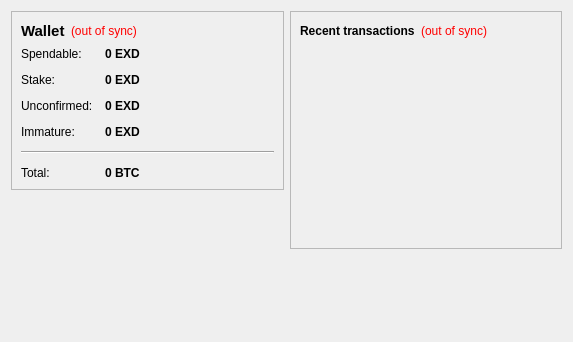
<?xml version="1.0" encoding="UTF-8"?>
<ui version="4.0">
 <class>OverviewPage</class>
 <widget class="QWidget" name="OverviewPage">
  <property name="geometry">
   <rect>
    <x>0</x>
    <y>0</y>
    <width>573</width>
    <height>342</height>
   </rect>
  </property>
  <property name="windowTitle">
   <string>Form</string>
  </property>
  <layout class="QHBoxLayout" name="horizontalLayout" stretch="1,1">
   <item>
    <layout class="QVBoxLayout" name="verticalLayout_2">
     <item>
      <widget class="QFrame" name="frame">
       <property name="frameShape">
        <enum>QFrame::StyledPanel</enum>
       </property>
       <property name="frameShadow">
        <enum>QFrame::Raised</enum>
       </property>
       <layout class="QVBoxLayout" name="verticalLayout_4">
        <item>
         <layout class="QHBoxLayout" name="horizontalLayout_4">
          <item>
           <widget class="QLabel" name="label_5">
            <property name="font">
             <font>
              <pointsize>11</pointsize>
              <weight>75</weight>
              <bold>true</bold>
             </font>
            </property>
            <property name="text">
             <string>Wallet</string>
            </property>
           </widget>
          </item>
          <item>
           <widget class="QLabel" name="labelWalletStatus">
            <property name="toolTip">
             <string>The displayed information may be out of date. Your wallet automatically synchronizes with the exindex network after a connection is established, but this process has not completed yet.</string>
            </property>
            <property name="styleSheet">
             <string notr="true">QLabel { color: red; }</string>
            </property>
            <property name="text">
             <string notr="true">(out of sync)</string>
            </property>
            <property name="alignment">
             <set>Qt::AlignLeading|Qt::AlignLeft|Qt::AlignVCenter</set>
            </property>
           </widget>
          </item>
          <item>
           <spacer name="horizontalSpacer_2">
            <property name="orientation">
             <enum>Qt::Horizontal</enum>
            </property>
            <property name="sizeHint" stdset="0">
             <size>
              <width>40</width>
              <height>20</height>
             </size>
            </property>
           </spacer>
          </item>
         </layout>
        </item>
        <item>
         <layout class="QFormLayout" name="formLayout_2">
          <property name="fieldGrowthPolicy">
           <enum>QFormLayout::AllNonFixedFieldsGrow</enum>
          </property>
          <property name="horizontalSpacing">
           <number>12</number>
          </property>
          <property name="verticalSpacing">
           <number>12</number>
          </property>
          <item row="0" column="0">
           <widget class="QLabel" name="label">
            <property name="text">
             <string>Spendable:</string>
            </property>
           </widget>
          </item>
          <item row="0" column="1">
           <widget class="QLabel" name="labelBalance">
            <property name="font">
             <font>
              <weight>75</weight>
              <bold>true</bold>
             </font>
            </property>
            <property name="cursor">
             <cursorShape>IBeamCursor</cursorShape>
            </property>
            <property name="toolTip">
             <string>Your current spendable balance</string>
            </property>
            <property name="text">
             <string notr="true">0 EXD</string>
            </property>
            <property name="textInteractionFlags">
             <set>Qt::LinksAccessibleByMouse|Qt::TextSelectableByKeyboard|Qt::TextSelectableByMouse</set>
            </property>
           </widget>
          </item>
          <item row="1" column="0">
           <widget class="QLabel" name="label_6">
            <property name="text">
             <string>Stake:</string>
            </property>
           </widget>
          </item>
          <item row="1" column="1">
           <widget class="QLabel" name="labelStake">
            <property name="font">
             <font>
              <weight>75</weight>
              <bold>true</bold>
             </font>
            </property>
            <property name="cursor">
             <cursorShape>IBeamCursor</cursorShape>
            </property>
            <property name="toolTip">
             <string>Total of coins that was staked, and do not yet count toward the current balance</string>
            </property>
            <property name="text">
             <string notr="true">0 EXD</string>
            </property>
            <property name="textInteractionFlags">
             <set>Qt::LinksAccessibleByMouse|Qt::TextSelectableByKeyboard|Qt::TextSelectableByMouse</set>
            </property>
           </widget>
          </item>
          <item row="2" column="0">
           <widget class="QLabel" name="label_3">
            <property name="text">
             <string>Unconfirmed:</string>
            </property>
           </widget>
          </item>
          <item row="2" column="1">
           <widget class="QLabel" name="labelUnconfirmed">
            <property name="font">
             <font>
              <weight>75</weight>
              <bold>true</bold>
             </font>
            </property>
            <property name="cursor">
             <cursorShape>IBeamCursor</cursorShape>
            </property>
            <property name="toolTip">
             <string>Total of transactions that have yet to be confirmed, and do not yet count toward the current balance</string>
            </property>
            <property name="text">
             <string notr="true">0 EXD</string>
            </property>
            <property name="textInteractionFlags">
             <set>Qt::LinksAccessibleByMouse|Qt::TextSelectableByKeyboard|Qt::TextSelectableByMouse</set>
            </property>
           </widget>
          </item>
          <item row="3" column="0">
           <widget class="QLabel" name="labelImmatureText">
            <property name="text">
             <string>Immature:</string>
            </property>
           </widget>
          </item>
          <item row="3" column="1">
           <widget class="QLabel" name="labelImmature">
            <property name="font">
             <font>
              <weight>75</weight>
              <bold>true</bold>
             </font>
            </property>
            <property name="toolTip">
             <string>Mined balance that has not yet matured</string>
            </property>
            <property name="text">
             <string notr="true">0 EXD</string>
            </property>
            <property name="textInteractionFlags">
             <set>Qt::LinksAccessibleByMouse|Qt::TextSelectableByKeyboard|Qt::TextSelectableByMouse</set>
            </property>
           </widget>
          </item>
          <item row="4" column="0" colspan="2">
           <widget class="Line" name="line">
            <property name="orientation">
             <enum>Qt::Horizontal</enum>
            </property>
           </widget>
          </item>
          <item row="5" column="0">
           <widget class="QLabel" name="labelTotalText">
            <property name="text">
             <string>Total:</string>
            </property>
           </widget>
          </item>
          <item row="5" column="1">
           <widget class="QLabel" name="labelTotal">
            <property name="font">
             <font>
              <weight>75</weight>
              <bold>true</bold>
             </font>
            </property>
            <property name="cursor">
             <cursorShape>IBeamCursor</cursorShape>
            </property>
            <property name="toolTip">
             <string>Your current total balance</string>
            </property>
            <property name="text">
             <string notr="true">0 BTC</string>
            </property>
            <property name="textInteractionFlags">
             <set>Qt::LinksAccessibleByMouse|Qt::TextSelectableByKeyboard|Qt::TextSelectableByMouse</set>
            </property>
           </widget>
          </item>
         </layout>
        </item>
       </layout>
      </widget>
     </item>
     <item>
      <spacer name="verticalSpacer">
       <property name="orientation">
        <enum>Qt::Vertical</enum>
       </property>
       <property name="sizeHint" stdset="0">
        <size>
         <width>20</width>
         <height>40</height>
        </size>
       </property>
      </spacer>
     </item>
    </layout>
   </item>
   <item>
    <layout class="QVBoxLayout" name="verticalLayout_3">
     <item>
      <widget class="QFrame" name="frame_2">
       <property name="frameShape">
        <enum>QFrame::StyledPanel</enum>
       </property>
       <property name="frameShadow">
        <enum>QFrame::Raised</enum>
       </property>
       <layout class="QVBoxLayout" name="verticalLayout">
        <item>
         <layout class="QHBoxLayout" name="horizontalLayout_2">
          <item>
           <widget class="QLabel" name="label_4">
            <property name="text">
             <string>&lt;b&gt;Recent transactions&lt;/b&gt;</string>
            </property>
           </widget>
          </item>
          <item>
           <widget class="QLabel" name="labelTransactionsStatus">
            <property name="toolTip">
             <string>The displayed information may be out of date. Your wallet automatically synchronizes with the exindex network after a connection is established, but this process has not completed yet.</string>
            </property>
            <property name="styleSheet">
             <string notr="true">QLabel { color: red; }</string>
            </property>
            <property name="text">
             <string notr="true">(out of sync)</string>
            </property>
            <property name="alignment">
             <set>Qt::AlignRight|Qt::AlignTrailing|Qt::AlignVCenter</set>
            </property>
           </widget>
          </item>
          <item>
           <spacer name="horizontalSpacer">
            <property name="orientation">
             <enum>Qt::Horizontal</enum>
            </property>
            <property name="sizeHint" stdset="0">
             <size>
              <width>40</width>
              <height>20</height>
             </size>
            </property>
           </spacer>
          </item>
         </layout>
        </item>
        <item>
         <widget class="QListView" name="listTransactions">
          <property name="styleSheet">
           <string notr="true">QListView { background: transparent; }</string>
          </property>
          <property name="frameShape">
           <enum>QFrame::NoFrame</enum>
          </property>
          <property name="verticalScrollBarPolicy">
           <enum>Qt::ScrollBarAlwaysOff</enum>
          </property>
          <property name="horizontalScrollBarPolicy">
           <enum>Qt::ScrollBarAlwaysOff</enum>
          </property>
          <property name="selectionMode">
           <enum>QAbstractItemView::NoSelection</enum>
          </property>
         </widget>
        </item>
       </layout>
      </widget>
     </item>
     <item>
      <spacer name="verticalSpacer_2">
       <property name="orientation">
        <enum>Qt::Vertical</enum>
       </property>
       <property name="sizeHint" stdset="0">
        <size>
         <width>20</width>
         <height>40</height>
        </size>
       </property>
      </spacer>
     </item>
    </layout>
   </item>
  </layout>
 </widget>
 <resources/>
 <connections/>
</ui>
